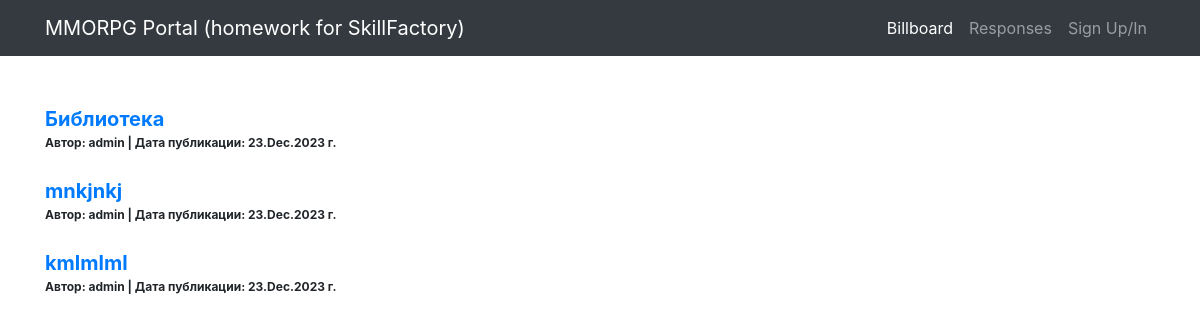
/index, run on the app's committed database.
### board/models.py (models this page shows)
class Post(models.Model):
    CAT = (('tanks', 'Танки'),
           ('healers', 'Хилы'),
           ('damage_dealers', 'ДД'),
           ('dealers', 'Торговцы'),
           ('gildmasters', 'Гилдмастеры'),
           ('quest_givers', 'Квестгиверы'),
           ('blacksmiths', 'Кузнецы'),
           ('tanners', 'Кожевники'),
           ('potion_makers', 'Зельевары'),
           ('spell_masters', 'Мастера заклинаний'))
    author = models.ForeignKey(User, on_delete=models.CASCADE)
    category = models.CharField(max_length=15, choices=CAT, verbose_name='Категория')
    dateCreation = models.DateTimeField(auto_now_add=True)
    title = models.CharField(max_length=256, verbose_name='Название')
    text = RichTextUploadingField()

### board/views.py (the view)
# urls.py: path('index', Index.as_view(), name='index'),
class Index(ListView):
    model = Post
    template_name = 'index.html'
    context_object_name = 'posts'

### templates/index.html (shortened to what this page needs)
{% extends 'default.html' %}
{% block content %}
    <br><br>
    {% if posts %}
        {% for post in posts %}
            <a href="/post/{{ post.id }}" style="font-size: 20px;"><b>{{ post.title }}</b></a><br>
            <span style="font-size: 12px;"><b>Автор:  {{ post.author }} |
                Дата публикации: {{ post.dateCreation|date:'d.M.Y' }} г.</b></span><br><br>
        {% endfor %}
    {% else %}
        <br><br>
        <h2>Публикаций нет!</h2>
    {% endif %}
{% endblock content %}

### data on the page
Post: title "Библиотека", author "admin", dateCreation "23.Dec.2023"
Post: title "mnkjnkj", author "admin", dateCreation "23.Dec.2023"
Post: title "kmlmlml", author "admin", dateCreation "23.Dec.2023"
